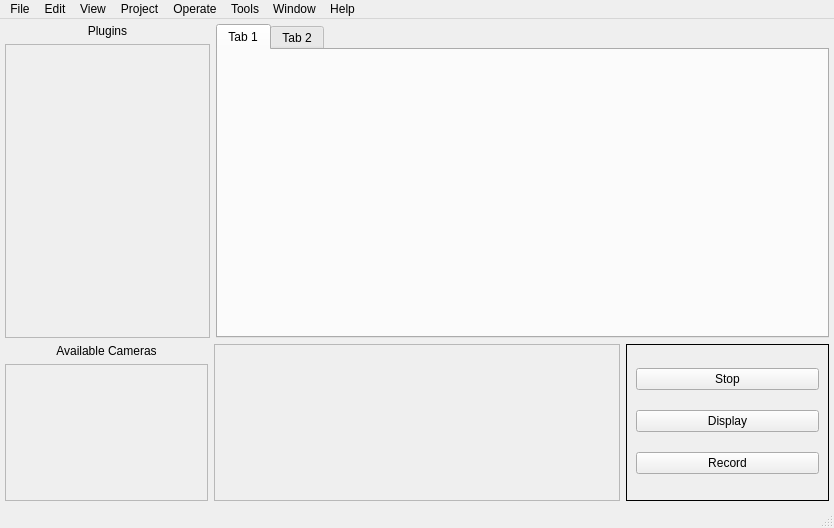
<?xml version="1.0" encoding="UTF-8"?>
<ui version="4.0">
 <class>MainWindow</class>
 <widget class="QMainWindow" name="MainWindow">
  <property name="geometry">
   <rect>
    <x>0</x>
    <y>0</y>
    <width>834</width>
    <height>528</height>
   </rect>
  </property>
  <property name="windowTitle">
   <string>RataGUI</string>
  </property>
  <property name="iconSize">
   <size>
    <width>15</width>
    <height>15</height>
   </size>
  </property>
  <widget class="QWidget" name="centralwidget">
   <layout class="QVBoxLayout" name="verticalLayout_2" stretch="2,1">
    <property name="leftMargin">
     <number>5</number>
    </property>
    <property name="topMargin">
     <number>5</number>
    </property>
    <property name="rightMargin">
     <number>5</number>
    </property>
    <property name="bottomMargin">
     <number>5</number>
    </property>
    <item>
     <layout class="QHBoxLayout" name="pluginControl" stretch="1,3">
      <item>
       <layout class="QVBoxLayout" name="pluginListLayout">
        <item>
         <widget class="QLabel" name="pluginListLabel">
          <property name="text">
           <string>Plugins</string>
          </property>
          <property name="alignment">
           <set>Qt::AlignCenter</set>
          </property>
         </widget>
        </item>
        <item>
         <widget class="QScrollArea" name="pluginListArea">
          <property name="widgetResizable">
           <bool>true</bool>
          </property>
          <widget class="QWidget" name="pluginList">
           <property name="geometry">
            <rect>
             <x>0</x>
             <y>0</y>
             <width>201</width>
             <height>299</height>
            </rect>
           </property>
          </widget>
         </widget>
        </item>
       </layout>
      </item>
      <item>
       <widget class="QTabWidget" name="plugins">
        <widget class="QWidget" name="tab1">
         <attribute name="title">
          <string>Tab 1</string>
         </attribute>
        </widget>
        <widget class="QWidget" name="tab2">
         <attribute name="title">
          <string>Tab 2</string>
         </attribute>
        </widget>
       </widget>
      </item>
     </layout>
    </item>
    <item>
     <layout class="QHBoxLayout" name="camControl" stretch="2,4,2">
      <property name="sizeConstraint">
       <enum>QLayout::SetMinimumSize</enum>
      </property>
      <property name="leftMargin">
       <number>0</number>
      </property>
      <property name="rightMargin">
       <number>0</number>
      </property>
      <item>
       <layout class="QVBoxLayout" name="camListLayout">
        <item>
         <widget class="QLabel" name="camListLabel">
          <property name="text">
           <string>Available Cameras</string>
          </property>
          <property name="alignment">
           <set>Qt::AlignCenter</set>
          </property>
         </widget>
        </item>
        <item>
         <widget class="QScrollArea" name="camListArea">
          <property name="widgetResizable">
           <bool>true</bool>
          </property>
          <property name="alignment">
           <set>Qt::AlignLeading|Qt::AlignLeft|Qt::AlignTop</set>
          </property>
          <widget class="QWidget" name="camList">
           <property name="geometry">
            <rect>
             <x>0</x>
             <y>0</y>
             <width>200</width>
             <height>139</height>
            </rect>
           </property>
          </widget>
         </widget>
        </item>
       </layout>
      </item>
      <item>
       <widget class="QScrollArea" name="deviceInfoArea">
        <property name="widgetResizable">
         <bool>true</bool>
        </property>
        <widget class="QWidget" name="deviceInfoList">
         <property name="geometry">
          <rect>
           <x>0</x>
           <y>0</y>
           <width>405</width>
           <height>155</height>
          </rect>
         </property>
        </widget>
       </widget>
      </item>
      <item>
       <widget class="QFrame" name="frame">
        <property name="frameShape">
         <enum>QFrame::Box</enum>
        </property>
        <property name="frameShadow">
         <enum>QFrame::Plain</enum>
        </property>
        <layout class="QVBoxLayout" name="verticalLayout">
         <item>
          <widget class="QPushButton" name="stopButton">
           <property name="enabled">
            <bool>true</bool>
           </property>
           <property name="sizePolicy">
            <sizepolicy hsizetype="Minimum" vsizetype="Fixed">
             <horstretch>0</horstretch>
             <verstretch>0</verstretch>
            </sizepolicy>
           </property>
           <property name="autoFillBackground">
            <bool>false</bool>
           </property>
           <property name="text">
            <string>Stop</string>
           </property>
           <property name="autoDefault">
            <bool>false</bool>
           </property>
           <property name="default">
            <bool>false</bool>
           </property>
           <property name="flat">
            <bool>false</bool>
           </property>
          </widget>
         </item>
         <item>
          <widget class="QPushButton" name="displayButton">
           <property name="sizePolicy">
            <sizepolicy hsizetype="Minimum" vsizetype="Fixed">
             <horstretch>0</horstretch>
             <verstretch>0</verstretch>
            </sizepolicy>
           </property>
           <property name="text">
            <string>Display</string>
           </property>
          </widget>
         </item>
         <item>
          <widget class="QPushButton" name="recordButton">
           <property name="text">
            <string>Record</string>
           </property>
          </widget>
         </item>
        </layout>
       </widget>
      </item>
     </layout>
    </item>
   </layout>
  </widget>
  <widget class="QMenuBar" name="menubar">
   <property name="geometry">
    <rect>
     <x>0</x>
     <y>0</y>
     <width>834</width>
     <height>18</height>
    </rect>
   </property>
   <property name="nativeMenuBar">
    <bool>false</bool>
   </property>
   <widget class="QMenu" name="menuFile">
    <property name="title">
     <string>File</string>
    </property>
    <addaction name="actionNew"/>
    <addaction name="actionOpen"/>
    <addaction name="actionSave"/>
   </widget>
   <widget class="QMenu" name="menuEdit">
    <property name="title">
     <string>Edit</string>
    </property>
   </widget>
   <widget class="QMenu" name="menuView">
    <property name="title">
     <string>View</string>
    </property>
   </widget>
   <widget class="QMenu" name="menuProject">
    <property name="title">
     <string>Project</string>
    </property>
   </widget>
   <widget class="QMenu" name="menuOperate">
    <property name="title">
     <string>Operate</string>
    </property>
   </widget>
   <widget class="QMenu" name="menuTools">
    <property name="title">
     <string>Tools</string>
    </property>
   </widget>
   <widget class="QMenu" name="menuWindow">
    <property name="title">
     <string>Window</string>
    </property>
   </widget>
   <widget class="QMenu" name="menuHelp">
    <property name="title">
     <string>Help</string>
    </property>
   </widget>
   <addaction name="menuFile"/>
   <addaction name="menuEdit"/>
   <addaction name="menuView"/>
   <addaction name="menuProject"/>
   <addaction name="menuOperate"/>
   <addaction name="menuTools"/>
   <addaction name="menuWindow"/>
   <addaction name="menuHelp"/>
  </widget>
  <widget class="QStatusBar" name="statusbar">
   <property name="sizeGripEnabled">
    <bool>true</bool>
   </property>
  </widget>
  <action name="actionNew">
   <property name="text">
    <string>New</string>
   </property>
  </action>
  <action name="actionOpen">
   <property name="text">
    <string>Open</string>
   </property>
  </action>
  <action name="actionSave">
   <property name="text">
    <string>Save</string>
   </property>
  </action>
 </widget>
 <resources/>
 <connections/>
</ui>
